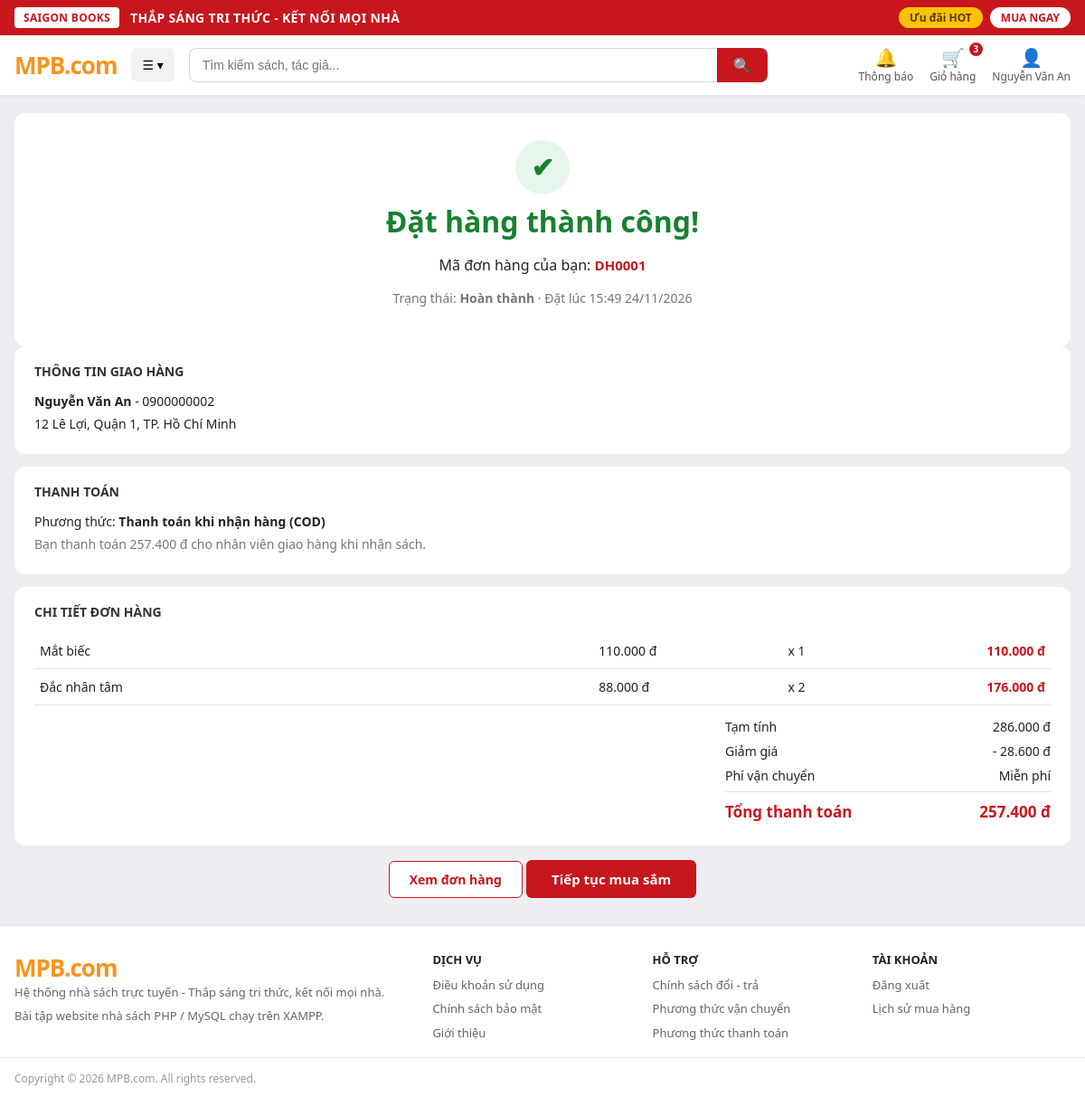
Screenshot of /order_success.php?code=DH0001 (signed in) with the database file from the repository.
### tables this page shows
CREATE TABLE users (
  id                 INT UNSIGNED AUTO_INCREMENT PRIMARY KEY,
  email              VARCHAR(150) NOT NULL,
  password_hash      VARCHAR(255) NOT NULL,
  full_name          VARCHAR(100) NOT NULL,
  phone              VARCHAR(20) NULL,
  role               ENUM('admin','user') NOT NULL DEFAULT 'user',
  status             ENUM('active','locked','deleted') NOT NULL DEFAULT 'active',
  email_verified_at  DATETIME NULL,
  failed_login_count TINYINT UNSIGNED NOT NULL DEFAULT 0,
  locked_until       DATETIME NULL,
  last_login_at      DATETIME NULL,
  created_at         DATETIME NOT NULL DEFAULT CURRENT_TIMESTAMP,
  updated_at         DATETIME NOT NULL DEFAULT CURRENT_TIMESTAMP ON UPDATE CURRENT_TIMESTAMP,
  UNIQUE KEY uq_users_email (email),
  CONSTRAINT chk_users_phone CHECK (phone IS NULL OR phone REGEXP '^[0-9+]{9,15}$')
);

CREATE TABLE orders (
  id               INT UNSIGNED AUTO_INCREMENT PRIMARY KEY,
  order_code       VARCHAR(20) NOT NULL,
  user_id          INT UNSIGNED NOT NULL,
  receiver_name    VARCHAR(100) NOT NULL,
  phone            VARCHAR(20) NOT NULL,
  shipping_address VARCHAR(255) NOT NULL,
  subtotal         DECIMAL(12,0) NOT NULL,
  discount_amount  DECIMAL(12,0) NOT NULL DEFAULT 0,
  shipping_fee     DECIMAL(12,0) NOT NULL DEFAULT 0,
  total_amount     DECIMAL(12,0) NOT NULL,
  status           ENUM('pending','confirmed','shipping','completed','cancelled')
                   NOT NULL DEFAULT 'pending',
  coupon_id        INT UNSIGNED NULL,
  note             VARCHAR(255),
  created_at       DATETIME NOT NULL DEFAULT CURRENT_TIMESTAMP,
  updated_at       DATETIME NOT NULL DEFAULT CURRENT_TIMESTAMP ON UPDATE CURRENT_TIMESTAMP,
  UNIQUE KEY uq_orders_code (order_code),
  KEY idx_orders_user_status (user_id, status),
  KEY idx_orders_status_created (status, created_at),
  KEY idx_orders_created (created_at),
  CONSTRAINT fk_orders_user   FOREIGN KEY (user_id)   REFERENCES users(id),
  CONSTRAINT fk_orders_coupon FOREIGN KEY (coupon_id) REFERENCES coupons(id) ON DELETE SET NULL,
  CONSTRAINT chk_orders_money CHECK (
    subtotal >= 0 AND discount_amount >= 0 AND shipping_fee >= 0
    AND discount_amount <= subtotal
  ),
  CONSTRAINT chk_orders_total CHECK (total_amount = subtotal - discount_amount + shipping_fee)
);

CREATE TABLE payments (
  id               INT UNSIGNED AUTO_INCREMENT PRIMARY KEY,
  order_id         INT UNSIGNED NOT NULL,
  method           ENUM('cod','bank_transfer','momo','vnpay') NOT NULL,
  amount           DECIMAL(12,0) NOT NULL,
  status           ENUM('pending','paid','failed','refunded') NOT NULL DEFAULT 'pending',
  transaction_code VARCHAR(100) NULL,
  paid_at          DATETIME NULL,
  created_at       DATETIME NOT NULL DEFAULT CURRENT_TIMESTAMP,
  UNIQUE KEY uq_payments_txn (transaction_code),
  KEY idx_payments_order (order_id),
  CONSTRAINT fk_payments_order FOREIGN KEY (order_id)
    REFERENCES orders(id) ON DELETE RESTRICT,
  CONSTRAINT chk_payments_amount CHECK (amount >= 0)
);

CREATE TABLE order_items (
  id         INT UNSIGNED AUTO_INCREMENT PRIMARY KEY,
  order_id   INT UNSIGNED NOT NULL,
  book_id    INT UNSIGNED NOT NULL,
  book_title VARCHAR(255) NOT NULL,
  quantity   INT UNSIGNED NOT NULL,
  unit_price DECIMAL(12,0) NOT NULL,
  KEY idx_oi_order (order_id),
  KEY idx_oi_book (book_id),
  CONSTRAINT fk_oi_order FOREIGN KEY (order_id) REFERENCES orders(id) ON DELETE RESTRICT,
  CONSTRAINT fk_oi_book  FOREIGN KEY (book_id)  REFERENCES books(id)  ON DELETE RESTRICT,
  CONSTRAINT chk_oi_quantity CHECK (quantity > 0),
  CONSTRAINT chk_oi_price CHECK (unit_price >= 0)
);

### functions.php (called while the page is built, shortened)
<?php
require_once __DIR__ . '/db.php';
function e(?string $s): string
{
    return htmlspecialchars((string)$s, ENT_QUOTES, 'UTF-8');
}
function current_user(): ?array
{
    static $checked = false;
    if (!$checked) {
        $checked = true;
        if (!empty($_SESSION['user'])) {
            $st = db()->prepare('SELECT status, role, full_name FROM users WHERE id = ?');
            $st->execute([(int)$_SESSION['user']['id']]);
        }
    }
    return $_SESSION['user'] ?? null;
}
function require_login(): void
{
    if (!current_user()) {
        redirect('login.php');
    }
}

### db.php (called while the page is built, shortened)
<?php
function db(): PDO
{
    static $pdo = null;
    if ($pdo === null) {
        try {
            $pdo = new PDO(
                'mysql:host=' . DB_HOST . ';dbname=' . DB_NAME . ';charset=utf8mb4',
                DB_USER,
                DB_PASS,
                [
                    PDO::ATTR_ERRMODE            => PDO::ERRMODE_EXCEPTION,
                    PDO::ATTR_DEFAULT_FETCH_MODE => PDO::FETCH_ASSOC,
                    PDO::ATTR_EMULATE_PREPARES   => false,
                ]
            );
            $pdo->exec("SET time_zone = '+07:00'");
        } catch (PDOException $e) {
            http_response_code(500);
            die('Không kết nối được CSDL: ' . htmlspecialchars($e->getMessage()));
        }
    }
    return $pdo;
}

### helpers.php (called while the page is built, shortened)
<?php
function money($n): string
{
    return number_format((float)$n, 0, ',', '.') . ' đ';
}

### order_success.php (the view, shortened to what this page needs)
<?php
require_once __DIR__ . '/functions.php';
require_once __DIR__ . '/helpers.php';
require_login();
$user = current_user();
$pdo  = db();
$code = trim($_GET['code'] ?? '');
$st = $pdo->prepare('SELECT * FROM orders WHERE order_code = ? AND user_id = ?');
$st->execute([$code, $user['id']]);
$order = $st->fetch();
$st = $pdo->prepare('SELECT * FROM order_items WHERE order_id = ? ORDER BY id');
$st->execute([$order['id']]);
$orderItems = $st->fetchAll();
$st = $pdo->prepare('SELECT * FROM payments WHERE order_id = ? ORDER BY id DESC LIMIT 1');
$st->execute([$order['id']]);
$payment = $st->fetch();
$methods  = $GLOBALS['PAYMENT_METHODS'];
$statuses = $GLOBALS['ORDER_STATUS'];
require __DIR__ . '/header.php';
?>
<div class="section success-box">
    <div class="ok-icon">✔</div>
    <h1>Đặt hàng thành công!</h1>
    <p>Mã đơn hàng của bạn: <strong class="price"><?= e($order['order_code']) ?></strong></p>
    <p class="muted">Trạng thái: <strong><?= e($statuses[$order['status']] ?? $order['status']) ?></strong>
        · Đặt lúc <?= e(date('H:i d/m/Y', strtotime($order['created_at']))) ?></p>
</div>
<div class="co-card">
    <h3>THÔNG TIN GIAO HÀNG</h3>
    <p><strong><?= e($order['receiver_name']) ?></strong> - <?= e($order['phone']) ?></p>
    <p><?= e($order['shipping_address']) ?></p>
</div>
<div class="co-card">
    <h3>THANH TOÁN</h3>
    <?php if ($payment): ?>
        <p>Phương thức: <strong><?= e($methods[$payment['method']] ?? $payment['method']) ?></strong></p>
        <?php if ($payment['method'] === 'cod'): ?>
            <p class="muted">Bạn thanh toán <?= money($payment['amount']) ?> cho nhân viên giao hàng khi nhận sách.</p>
        <?php else: ?>
            <p class="muted">Đơn đang chờ thanh toán <?= money($payment['amount']) ?>. Cửa hàng sẽ liên hệ hướng dẫn và xác nhận thanh toán
                (bài tập này chưa tích hợp cổng thanh toán thật).</p>
        <?php endif; ?>
    <?php endif; ?>
</div>
<div class="co-card">
    <h3>CHI TIẾT ĐƠN HÀNG</h3>
    <table class="order-table">
        <?php foreach ($orderItems as $oi): ?>
            <tr>
                <td class="ot-name"><a href="book.php?id=<?= (int)$oi['book_id'] ?>"><?= e($oi['book_title']) ?></a></td>
                <td><?= money($oi['unit_price']) ?></td>
                <td>x <?= (int)$oi['quantity'] ?></td>
                <td class="ot-line"><?= money((float)$oi['unit_price'] * (int)$oi['quantity']) ?></td>
            </tr>
        <?php endforeach; ?>
    </table>
    <div class="co-sum">
        <div><span>Tạm tính</span><span><?= money($order['subtotal']) ?></span></div>
        <div><span>Giảm giá</span><span><?= (float)$order['discount_amount'] > 0 ? '- ' . money($order['discount_amount']) : '0 đ' ?></span></div>
        <div><span>Phí vận chuyển</span><span><?= (float)$order['shipping_fee'] == 0 ? 'Miễn phí' : money($order['shipping_fee']) ?></span></div>
        <div class="grand"><span>Tổng thanh toán</span><span><?= money($order['total_amount']) ?></span></div>
    </div>
</div>
<p style="text-align:center">
    <a class="btn-outline" href="order_detail.php?code=<?= e($order['order_code']) ?>">Xem đơn hàng</a>
    <a class="btn-red btn-inline" style="display:inline-block" href="search.php">Tiếp tục mua sắm</a>
</p>
<?php require __DIR__ . '/footer.php'; ?>

### header.php (shortened to what this page needs)
<?php
require_once __DIR__ . '/functions.php';
$user      = current_user();
$searchQ   = trim($_GET['q'] ?? '');
$cartCount = 0;
if ($user) {
    $st = db()->prepare(
        'SELECT COALESCE(SUM(ci.quantity), 0)
         FROM carts c JOIN cart_items ci ON ci.cart_id = c.id
         WHERE c.user_id = ?'
    );
    $st->execute([$user['id']]);
    $cartCount = (int)$st->fetchColumn();
}
?>
<!DOCTYPE html>
<html lang="vi">
<head>
    <link rel="stylesheet" href="style.css">
    <link rel="stylesheet" href="pages.css">
    <link rel="stylesheet" href="cart.css">
    <link rel="stylesheet" href="account.css">
</head>
<body>
<div class="promo-bar">
    <div class="promo-inner">
        <div class="promo-left">
            <span class="promo-badge">SAIGON BOOKS</span>
            <span class="slogan">THẮP SÁNG TRI THỨC - KẾT NỐI MỌI NHÀ</span>
        </div>
        <div class="promo-right">
            <a class="pill pill-yellow" href="search.php?sort=best">Ưu đãi HOT</a>
            <a class="pill pill-white" href="search.php?sort=new">MUA NGAY</a>
        </div>
    </div>
</div>
<header class="site-header">
    <div class="header-inner">
        <a class="logo" href="index.php">MPB<span>.com</span></a>
        <div class="dropdown">
            <button type="button" class="dropdown-toggle">☰ ▾</button>
        </div>
        <form class="search-box" method="get" action="search.php">
            <input type="text" name="q" placeholder="Tìm kiếm sách, tác giả..." value="<?= e($searchQ) ?>">
            <button type="submit" aria-label="Tìm kiếm">🔍</button>
        </form>
        <div class="header-actions">
            <a class="h-item" href="#" title="Chưa có thông báo">
                <span class="ico">🔔</span>Thông báo
            </a>
            <a class="h-item" href="cart.php">
                <span class="ico">🛒</span>Giỏ hàng
                <?php if ($cartCount > 0): ?><span class="badge"><?= $cartCount ?></span><?php endif; ?>
            </a>
            <div class="dropdown">
                <a class="h-item" href="<?= $user ? 'account.php' : 'login.php' ?>">
                    <span class="ico">👤</span><?= $user ? e(mb_strimwidth($user['full_name'], 0, 14, '…')) : 'Tài khoản' ?>
                </a>
            </div>
        </div>
    </div>
</header>
<main class="container">

### style.css (style rules this page uses)
:root { --red: #c8161d; --red-dark: #a50f15; --orange: #f7941d; --bg: #eeeef2; --text: #222; --muted: #777; --line: #e3e5e8; }
* { box-sizing: border-box; }
body { margin: 0; font-family: "Segoe UI", Roboto, Arial, sans-serif; background: var(--bg); color: var(--text); }
a { color: inherit; text-decoration: none; }
button { font-family: inherit; }
.promo-bar { background: var(--red); color: #fff; }
.promo-inner { max-width: 1200px; margin: 0 auto; padding: 8px 16px; display: flex; align-items: center; justify-content: space-between; gap: 12px; font-size: 14px; }
.promo-left { display: flex; align-items: center; gap: 12px; font-weight: 600; letter-spacing: .3px; }
.promo-badge { background: #fff; color: var(--red); padding: 3px 10px; border-radius: 4px; font-size: 12px; font-weight: 700; white-space: nowrap; }
.promo-right { display: flex; gap: 8px; }
.pill { padding: 3px 12px; border-radius: 999px; font-size: 12px; font-weight: 700; white-space: nowrap; }
.pill-yellow { background: #ffc107; color: #5a3b00; }
.pill-white { background: #fff; color: var(--red); }
.site-header { background: #fff; box-shadow: 0 1px 3px rgba(0,0,0,.08); position: sticky; top: 0; z-index: 50; }
.header-inner { max-width: 1200px; margin: 0 auto; padding: 12px 16px; display: flex; align-items: center; gap: 16px; }
.logo { font-size: 26px; font-weight: 800; color: var(--orange); letter-spacing: -1px; }
.logo span { color: var(--orange); }
.dropdown { position: relative; }
.dropdown-toggle { background: #f1f2f4; border: 0; border-radius: 6px; padding: 9px 12px; cursor: pointer; font-size: 14px; }
.search-box { flex: 1; display: flex; max-width: 640px; }
.search-box input { flex: 1; padding: 10px 14px; border: 1px solid #d5d8dc; border-right: 0; border-radius: 8px 0 0 8px; font-size: 14px; outline: none; }
.search-box button { background: var(--red); color: #fff; border: 0; padding: 0 18px; border-radius: 0 8px 8px 0; cursor: pointer; font-size: 16px; }
.header-actions { margin-left: auto; display: flex; align-items: center; gap: 18px; }
.h-item { display: flex; flex-direction: column; align-items: center; font-size: 12px; color: #555; position: relative; cursor: pointer; line-height: 1.3; }
.h-item .ico { font-size: 20px; }
.badge { position: absolute; top: -4px; right: -8px; background: var(--red); color: #fff; border-radius: 999px; font-size: 10px; padding: 1px 5px; font-weight: 700; }
.container { max-width: 1200px; margin: 20px auto; padding: 0 16px; min-height: 60vh; }
.muted { color: var(--muted); font-size: 14px; }
.btn-red { width: 100%; margin-top: 16px; padding: 12px; border: 0; border-radius: 6px; background: var(--red); color: #fff; font-size: 15px; font-weight: 700; cursor: pointer; }
.section { background: #fff; border-radius: 12px; padding: 18px 20px 22px; margin-top: 14px; }
.price { color: var(--red); font-weight: 800; font-size: 15px; }

### pages.css (style rules this page uses)
.btn-inline { width: auto; margin-top: 0; padding: 11px 28px; }
.btn-outline { display: inline-block; background: #fff; color: var(--red); border: 1.5px solid var(--red); border-radius: 6px; padding: 10px 22px; font-weight: 700; font-size: 14px; cursor: pointer; }

### cart.css (style rules this page uses)
.co-card { background: #fff; border-radius: 12px; padding: 18px 22px; margin-bottom: 14px; }
.co-card h3 { margin: 0 0 14px; font-size: 14px; color: #333; }
.co-card p { margin: 6px 0; font-size: 14px; }
.order-table { width: 100%; border-collapse: collapse; font-size: 14px; }
.order-table td { padding: 10px 6px; border-bottom: 1px solid var(--line); }
.order-table .ot-name { width: 55%; }
.order-table .ot-line { text-align: right; color: var(--red); font-weight: 700; }
.co-sum { max-width: 360px; margin: 14px 0 0 auto; }
.co-sum div { display: flex; justify-content: space-between; font-size: 14px; margin-bottom: 8px; }
.co-sum .grand { font-weight: 800; font-size: 17px; color: var(--red); border-top: 1px solid var(--line); padding-top: 10px; }
.success-box { text-align: center; padding: 30px 20px; }
.success-box h1 { margin: 8px 0; color: #17812f; }
.ok-icon { width: 60px; height: 60px; margin: 0 auto; border-radius: 50%; background: #e6f6ec; color: #17812f; display: grid; place-items: center; font-size: 30px; font-weight: 800; }

### rows the page displays
users: full_name "Nguyễn Văn An"
orders: order_code "DH0001", status "Hoàn thành", created_at "15:49 24/11/2026", receiver_name "Nguyễn Văn An", phone "0900000002", shipping_address "12 Lê Lợi, Quận 1, TP. Hồ Chí Minh", subtotal "286.000 đ", discount_amount "28.600 đ", total_amount "257.400 đ"
payments: method "Thanh toán khi nhận hàng (COD)", amount "257.400 đ"
order_items: book_title "Mắt biếc", unit_price "110.000 đ", quantity "1", money((float)$oi['unit_price'] * (int)$oi['quantity']) "110.000 đ"
order_items: book_title "Đắc nhân tâm", unit_price "88.000 đ", quantity "2", money((float)$oi['unit_price'] * (int)$oi['quantity']) "176.000 đ"

### other values shown
$cartCount "3"
